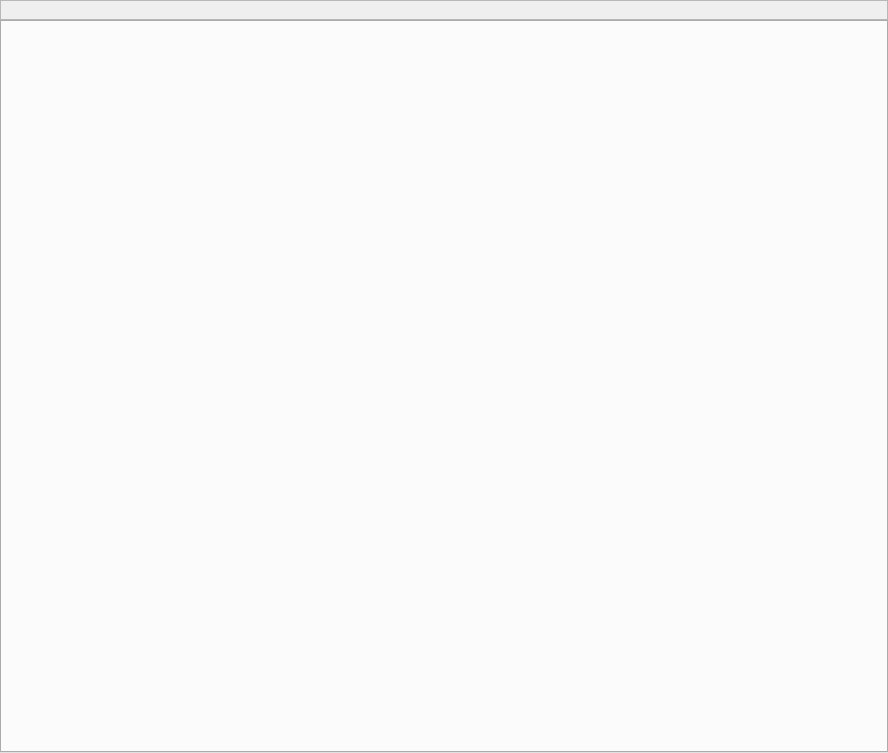
<?xml version="1.0" encoding="UTF-8"?>
<ui version="4.0">
 <class>ASTEditorWindow</class>
 <widget class="QWidget" name="ASTEditorWindow">
  <property name="geometry">
   <rect>
    <x>0</x>
    <y>0</y>
    <width>888</width>
    <height>753</height>
   </rect>
  </property>
  <property name="windowTitle">
   <string>AST</string>
  </property>
  <layout class="QVBoxLayout" name="verticalLayout">
   <property name="spacing">
    <number>0</number>
   </property>
   <property name="leftMargin">
    <number>0</number>
   </property>
   <property name="topMargin">
    <number>0</number>
   </property>
   <property name="rightMargin">
    <number>0</number>
   </property>
   <property name="bottomMargin">
    <number>0</number>
   </property>
   <item>
    <widget class="QFrame" name="title_bar">
     <property name="sizePolicy">
      <sizepolicy hsizetype="Preferred" vsizetype="Fixed">
       <horstretch>0</horstretch>
       <verstretch>0</verstretch>
      </sizepolicy>
     </property>
     <property name="minimumSize">
      <size>
       <width>0</width>
       <height>20</height>
      </size>
     </property>
     <property name="maximumSize">
      <size>
       <width>16777215</width>
       <height>20</height>
      </size>
     </property>
     <property name="frameShape">
      <enum>QFrame::StyledPanel</enum>
     </property>
     <property name="frameShadow">
      <enum>QFrame::Raised</enum>
     </property>
    </widget>
   </item>
   <item>
    <widget class="QTabWidget" name="tabWidget">
     <property name="tabShape">
      <enum>QTabWidget::Triangular</enum>
     </property>
     <property name="tabsClosable">
      <bool>true</bool>
     </property>
     <property name="movable">
      <bool>true</bool>
     </property>
    </widget>
   </item>
  </layout>
 </widget>
 <resources/>
 <connections/>
</ui>
